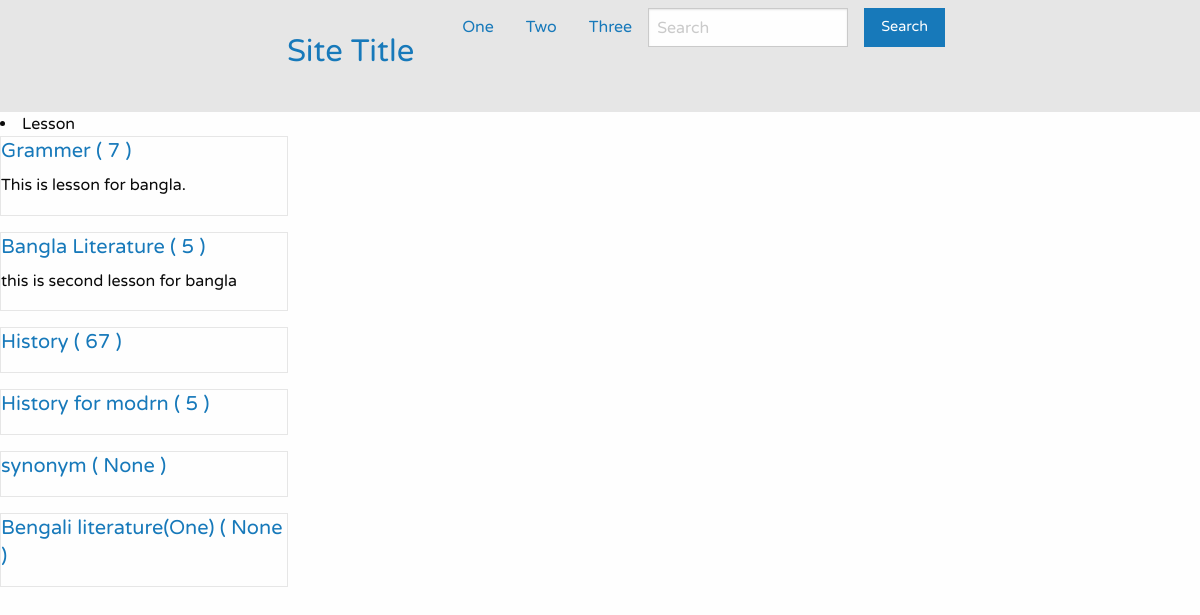
Page /study/subject/Bangla/ on the committed database.
### study/models.py (models this page shows, shortened)
class Lesson(models.Model):
    lesson_name = models.CharField(max_length=200, unique=True)
    lesson_for = models.ForeignKey(Syllabus,
                                   related_name='belongs_to_subject',
                                   on_delete=models.SET(get_sentinel_user))
    created_by = models.ForeignKey(settings.AUTH_USER_MODEL, on_delete=models.SET(get_sentinel_user))
    updated_by = models.ForeignKey(settings.AUTH_USER_MODEL,
                                   related_name='updated_user',
                                   on_delete=models.SET(get_sentinel_user),
                                   null=True, blank=True)
    number_for_subject = models.IntegerField(null=True, blank=True)
    description = models.TextField(null=True, blank=True)

### study/views.py (the view)
# urls.py: path('subject/<subject>/', LessonListView.as_view(), name='lesson_list'),
class LessonListView(ListView):
    template_name = 'study/lesson_by_subject.html'
    def get_queryset(self):
        self.syllabus = get_object_or_404(Syllabus, subject=self.kwargs['subject'])
        return Lesson.objects.filter(lesson_for=self.syllabus)

### templates/study/lesson_by_subject.html
{% extends "base.html" %}
{% block breadcrumb %}
<li class="breadcrumb-item active">Lesson</li>
{% endblock %}
{% block content %}
<div class="container">
    <div class="row">
        {% for lesson in object_list %}
        <div class="col-sm">
            <div class="card" style="width: 18rem;">
                <div class="card-body">
                    <a href="{% url 'reading_list' lesson.lesson_name %}">
                        <h5 class="card-title">{{ lesson.lesson_name }} ( {{lesson.number_for_subject}} )</h5>
                    </a>
                    <p class="card-text">{{lesson.description}}</p>
                </div>
            </div>
        </div>
        {% endfor %}
    </div>
</div>
{% endblock %}

### static/css/project-style.css (style rules this page uses)
html, body, h1, h2, h3, h4, h5 { font-family: varela; }

### rows in the picture
Lesson: lesson_name "Grammer", number_for_subject "7", description "This is lesson for bangla."
Lesson: lesson_name "Bangla Literature", number_for_subject "5", description "this is second lesson for bangla"
Lesson: lesson_name "History", number_for_subject "67"
Lesson: lesson_name "History for modrn", number_for_subject "5"
Lesson: lesson_name "synonym", number_for_subject "None"
Lesson: lesson_name "Bengali literature(One)", number_for_subject "None"
